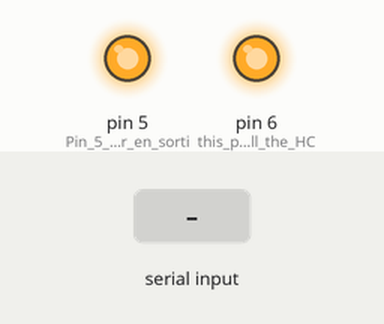
Simulated run of this sketch. Board: Arduino Uno, built with avr-gcc and run on an emulated ATmega328P. Parts: output pins drawn as LEDs (lit = HIGH). Inputs (shaded band) come from the test bench. The modem accepts every AT command (registered, SIM ready, sends succeed) and sends nothing else; what the sketch prints to the serial monitor is not drawn.

Above: at 0.1 s.
At 1.11 s:
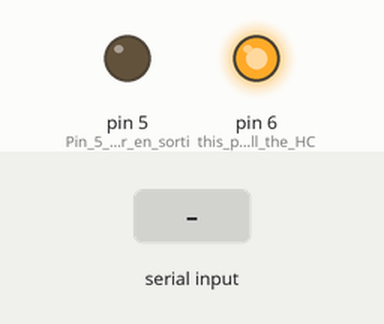
At 3.4 s:
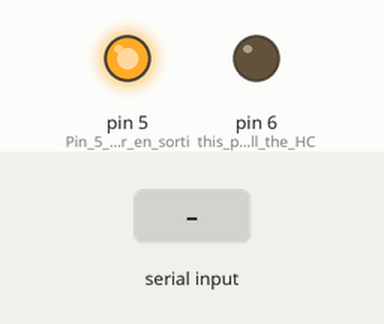
3.5 s: "1" received over Serial
5.0 s: "1" received over the second serial link
Timing chart, 0 to 8.0 s (numbered marks = the images above; inputs shaded):
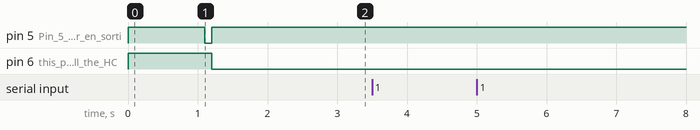

The sketch:

blerxtx.ino
```cpp
#include <SoftwareSerial.h>

SoftwareSerial BTSerial(9, 10); // RX | TX

void setup()
{
char c1[20];
int i=0;
  pinMode(5,OUTPUT);          //Pin 5 configurer en sortie
  digitalWrite(5,HIGH);       //Tension de la Pin 5 mise à l'état haut (tension de 3.3V)
  pinMode(6, OUTPUT);  // this pin will pull the HC-05 pin 34 (key pin) HIGH to switch module to AT mode
  digitalWrite(6, HIGH);
  Serial.begin(9600);
  BTSerial.begin(38400);  // HC-05 default speed in AT command more
  delay(1000);
  BTSerial.println("AT+NAME?");

  while(i<1)
      {
          while(BTSerial.available())
        {
          c1[i]=BTSerial.read();

          i++;
        }
      }

  delay(100);
  digitalWrite(5,LOW);
  delay(100);
  digitalWrite(5,HIGH);       //Tension de la Pin 5 mise à l'état haut (tension de 3.3V)
  pinMode(6, OUTPUT);  // this pin will pull the HC-05 pin 34 (key pin) HIGH to switch module to AT mode
  digitalWrite(6, LOW);

  BTSerial.begin(9600);  // HC-05 default speed in AT command more
  delay(1000);
  Serial.print("Connecter le smartphone au module BLE :");
  for(int a=6;a<19;a++)
  {
    Serial.print(c1[a]);
    if(c1[a]==0x0A)
      {
        a=20;
      }
  }
 Serial.println();
}


void loop()
{
char c;
  // Détecte lorsque une infomation arrive du module BLE et l'écrit dans le moniteur série
  if (BTSerial.available())
  {
    Serial.print("Message reçu : ");
    while(BTSerial.available())
      {
        Serial.write(BTSerial.read());
      }
    Serial.println();
  }


  // Détecte lorsque l'utilisateur appuie sur "Entrée" dans le moniteur série et envoi le message écrit au module BLE
  if (Serial.available())
  {

    Serial.print("Message envoyé : ");
    while(Serial.available())
      {
       c=Serial.read();
       BTSerial.write(c);
       Serial.print(c);
      }
    Serial.println();
  }

}
```

Measured:
- after the input at 3.5 s, every drawn part: stays the same
- after the input at 5.0 s, every drawn part: stays the same
